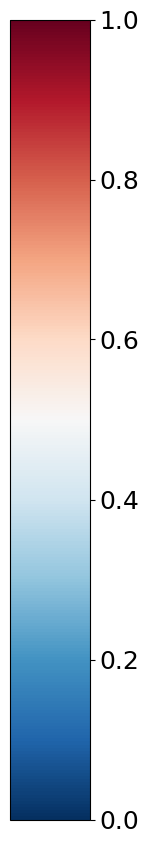

Reproduce this figure in Python.
import matplotlib.pyplot as plt

# Create
fig = plt.figure(figsize=(1, 10))

# Normalize
norm = plt.Normalize(vmin=0, vmax=1)
sm = plt.cm.ScalarMappable(cmap='RdBu_r', norm=norm)
sm.set_array([])

# Add color bars
cbar_ax = fig.add_axes([0.1, 0.1, 0.8, 0.8])
cbar = plt.colorbar(sm, cax=cbar_ax)
cbar.ax.tick_params(labelsize=18)

# Preserve the color bar
cbar_save_name = 'color_bar.png'
plt.savefig(cbar_save_name, format='png', bbox_inches='tight', pad_inches=0.1)
plt.close()
